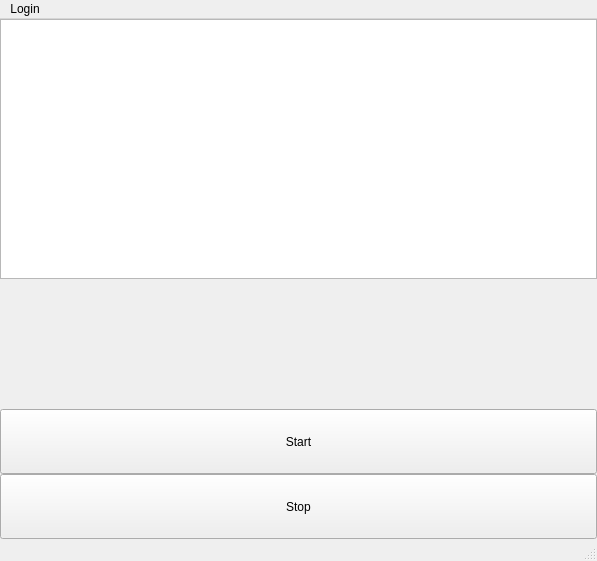
<?xml version="1.0" encoding="UTF-8"?>
<ui version="4.0">
 <class>MainWindow</class>
 <widget class="QMainWindow" name="MainWindow">
  <property name="geometry">
   <rect>
    <x>0</x>
    <y>0</y>
    <width>597</width>
    <height>561</height>
   </rect>
  </property>
  <property name="windowTitle">
   <string>MainWindow</string>
  </property>
  <widget class="QWidget" name="centralwidget">
   <layout class="QGridLayout" name="gridLayout">
    <property name="leftMargin">
     <number>0</number>
    </property>
    <property name="topMargin">
     <number>0</number>
    </property>
    <property name="rightMargin">
     <number>0</number>
    </property>
    <property name="bottomMargin">
     <number>0</number>
    </property>
    <property name="spacing">
     <number>0</number>
    </property>
    <item row="0" column="0">
     <layout class="QHBoxLayout" name="hLayout" stretch="8,1,4,5">
      <property name="spacing">
       <number>0</number>
      </property>
      <item>
       <layout class="QHBoxLayout" name="hLayoutSlots"/>
      </item>
      <item>
       <layout class="QHBoxLayout" name="hLayoutSlotAssisantInfos">
        <property name="spacing">
         <number>0</number>
        </property>
        <property name="sizeConstraint">
         <enum>QLayout::SetDefaultConstraint</enum>
        </property>
       </layout>
      </item>
      <item>
       <layout class="QHBoxLayout" name="hLayoutSlotsControl"/>
      </item>
      <item>
       <layout class="QVBoxLayout" name="vLayout">
        <property name="spacing">
         <number>0</number>
        </property>
        <item>
         <widget class="QGraphicsView" name="graphicsView"/>
        </item>
        <item>
         <layout class="QVBoxLayout" name="vLayoutMainStatistics"/>
        </item>
        <item>
         <layout class="QVBoxLayout" name="vLayoutMainControl" stretch="2,1,1">
          <property name="spacing">
           <number>0</number>
          </property>
          <item>
           <spacer name="verticalSpacer">
            <property name="orientation">
             <enum>Qt::Vertical</enum>
            </property>
            <property name="sizeHint" stdset="0">
             <size>
              <width>20</width>
              <height>40</height>
             </size>
            </property>
           </spacer>
          </item>
          <item>
           <widget class="QPushButton" name="pButtonStart">
            <property name="sizePolicy">
             <sizepolicy hsizetype="Minimum" vsizetype="Minimum">
              <horstretch>0</horstretch>
              <verstretch>0</verstretch>
             </sizepolicy>
            </property>
            <property name="text">
             <string>Start</string>
            </property>
           </widget>
          </item>
          <item>
           <widget class="QPushButton" name="pButtonStop">
            <property name="sizePolicy">
             <sizepolicy hsizetype="Minimum" vsizetype="Minimum">
              <horstretch>0</horstretch>
              <verstretch>0</verstretch>
             </sizepolicy>
            </property>
            <property name="text">
             <string>Stop</string>
            </property>
           </widget>
          </item>
         </layout>
        </item>
       </layout>
      </item>
     </layout>
    </item>
   </layout>
  </widget>
  <widget class="QMenuBar" name="menubar">
   <property name="geometry">
    <rect>
     <x>0</x>
     <y>0</y>
     <width>597</width>
     <height>22</height>
    </rect>
   </property>
   <widget class="QMenu" name="menuLogin">
    <property name="title">
     <string>Login</string>
    </property>
   </widget>
   <addaction name="menuLogin"/>
  </widget>
  <widget class="QStatusBar" name="statusbarLastStatusInfo"/>
 </widget>
 <resources/>
 <connections/>
</ui>
